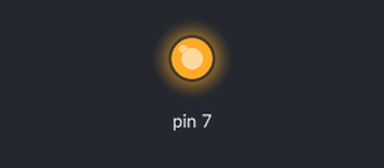
The sketch below on a simulated Arduino Uno, built with avr-gcc and run on an emulated ATmega328P. Shown: output pins drawn as LEDs (lit = HIGH). No radio packets arrive unless stated; pins used as bus, display or sensor lines are not drawn.

Above: at 0.1 s.
At 1.1 s:
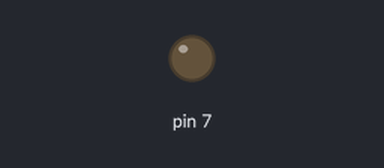
Timing chart, 0 to 2.6 s (numbered marks = the images above):
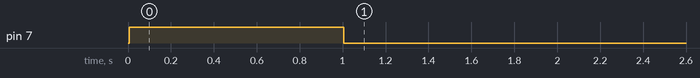

The sketch:

recv.ino
```cpp
/*
  Arduino Wireless Network - Multiple NRF24L01 Tutorial
  == Example 01 - Servo Control / Node 01 - Servo motor ==
*/
#include <RF24.h>
#include <RF24Network.h>
#include <SPI.h>

RF24 radio(10, 9);               // nRF24L01 (CE,CSN)
RF24Network network(radio);      // Include the radio in the network
const uint16_t this_node = 01;   // Address of our node in Octal format ( 04,031, etc)

void setup() {
  SPI.begin();
  radio.begin();
  Serial.begin(9600);
  network.begin(90, this_node); //(channel, node address)
  pinMode(7, OUTPUT);
  digitalWrite(7, HIGH);
  delay(1000);
  digitalWrite(7, LOW);
}

void loop() {
  network.update();
  while ( network.available() ) {     // Is there any incoming data?
    RF24NetworkHeader header;
    unsigned long incomingData;
    network.read(header, &incomingData, sizeof(incomingData)); // Read the incoming data
    digitalWrite(7, HIGH);
    delay(100);
    Serial.println(incomingData);
  }
  digitalWrite(7, LOW);
}
```
